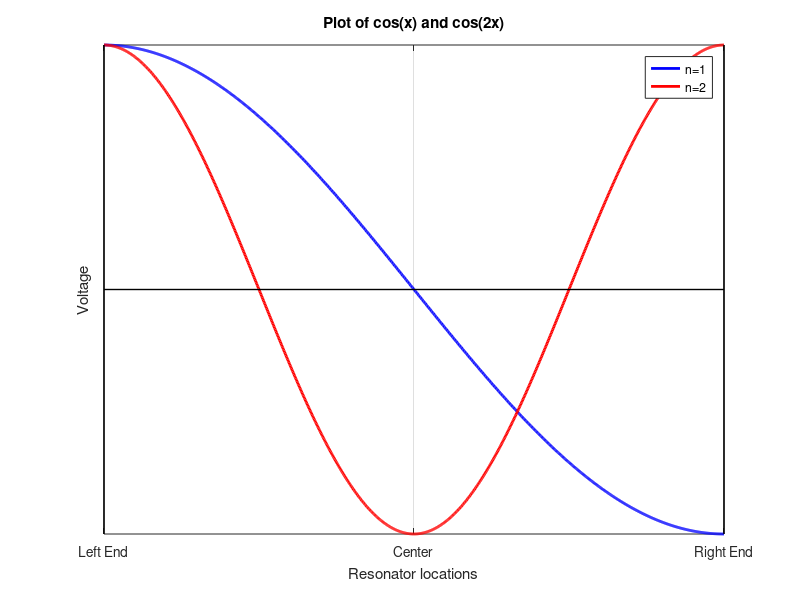

The MATLAB script that drew this image:
% Define the x values
x = linspace(0, pi, 1000);

% Compute the y values for each function
y1 = cos(x);
y2 = cos(2*x);

% Create the plot
figure; % opens a new figure window

% Plot the functions
plot(x, y1, '-b', 'LineWidth', 2); % plot cos(x) in blue
hold on; % allows multiple plots on the same figure
plot(x, y2, '-r', 'LineWidth', 2); % plot cos(2x) in red

% Add straight lines
plot([0, pi], [0, 0], '-k', 'LineWidth', 1); % straight line from (0,0) to (pi,0)
plot([0, 0], [-1, 1], '-k', 'LineWidth', 1); % straight line from (0,-1) to (0,1)
plot([pi, pi], [-1, 1], '-k', 'LineWidth', 1); % straight line from (pi,-1) to (pi,1)

% Label the axes and the plot
xlabel('Resonator locations');
ylabel('Voltage');
title('Plot of cos(x) and cos(2x)');
legend(["n=1"; "n=2"]); % display the legend
grid on; % display the grid

% Set the x-axis limits to [0, pi] and y-axis limits to [-1, 1]
xlim([0 pi]);
ylim([-1, 1]);

% Set x-axis tick locations and labels
xticks([0, pi/2, pi]);
xticklabels({'Left End', 'Center', 'Right End'});

% Remove all y-axis ticks
yticks([]);
